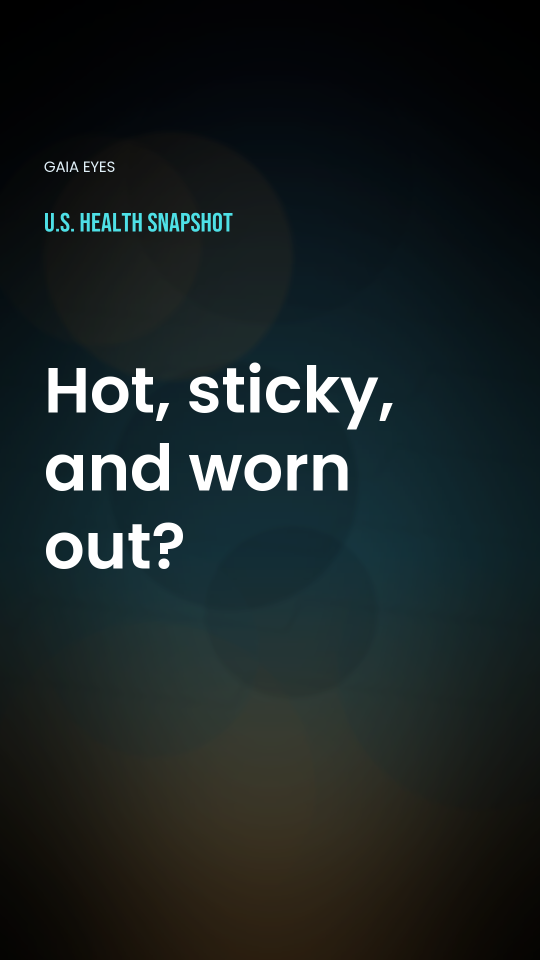
#> input picture tmp/public_signal_report/2026-07-22-us-human-v2-reel/slides/01-hook.png, 1080 x 1920 px (shown at 1/2 size)
$ python -i reel_renderer.py   (imports and definitions only)
#> lines starting #> are read from the running program, lines starting #| are printed output that depends on the picture
#> further down, picture is the input picture: PIL image 1080x1920 RGB; mean R, G, B 26.9, 35.5, 35.7
from __future__ import annotations

import argparse
import hashlib
import json
import re
import shutil
import subprocess
from datetime import datetime, timezone
from pathlib import Path
from typing import Any, Mapping, Sequence

from PIL import Image, ImageDraw, ImageEnhance, ImageFilter, ImageFont, ImageOps, ImageStat

from bots.social_alerts.preview_renderer import resolve_background_image


CANVAS = (1080, 1920)
SAFE_TEXT_BOX = (88, 520, 910, 1430)
SLIDE_DURATION_SECONDS = (2.8, 3.2, 3.2, 3.2, 3.6)
XFADE_SECONDS = 0.25
FPS = 30

SLIDE_SPECS = (
    ("hook", "U.S. HEALTH SNAPSHOT", "01-hook.png"),
    ("drivers", "WHAT MAY BE BEHIND IT", "02-drivers.png"),
    ("effects", "WHAT SOME MAY NOTICE", "03-effects.png"),
    ("where", "WHERE IT'S STRONGEST", "04-where.png"),
    ("summary", "TODAY'S BOTTOM LINE", "05-summary.png"),
)

BOOTSTRAP_BACKGROUNDS = (
    "bootstrap:social_alerts/migraine_pressure",
    "bootstrap:social_alerts/weather_pressure",
    "bootstrap:social_alerts/air_quality_haze",
    "bootstrap:social_alerts/nervous_system_static",
    "bootstrap:social_alerts/earthscope_cosmic",
)

FONT_DIR = Path(__file__).resolve().parents[1] / "earthscope_post" / "fonts"
DISPLAY_FONT = FONT_DIR / "BebasNeue.ttf"
BODY_FONT = FONT_DIR / "Poppins" / "Poppins-SemiBold.ttf"
BRAND_FONT = FONT_DIR / "Poppins" / "Poppins-Regular.ttf"
BRAND_FONT_SIZE = 44
LABEL_MAX_SIZE = 76
LABEL_MIN_SIZE = 62
SUMMARY_ROW_LABEL_SIZE = 44
DISPLAY_TRANSLATION = str.maketrans(
    {
        "\u2010": "-",
        "\u2011": "-",
        "\u2012": "-",
        "\u2013": "-",
        "\u2014": "-",
        "\u2212": "-",
    }
)


def _display_text(text: str) -> str:
    return text.translate(DISPLAY_TRANSLATION)


def _run(command: Sequence[str]) -> subprocess.CompletedProcess[str]:
    return subprocess.run(list(command), check=True, capture_output=True, text=True)


# [67 lines left out: functions _ffmpeg_executable, _read_bundle, _validate_input, _local_background, _background, not called in this run]


def _prepare_background(image: Image.Image) -> Image.Image:
    prepared = ImageOps.fit(image.convert("RGB"), CANVAS, method=Image.Resampling.LANCZOS)
    prepared = prepared.filter(ImageFilter.GaussianBlur(radius=5))
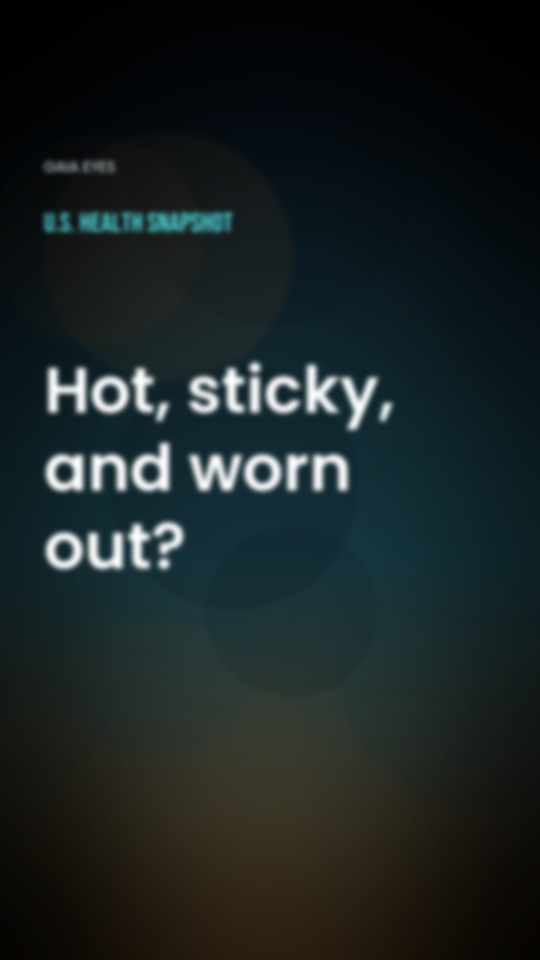
#> prepared: PIL image 1080x1920 RGB (shown at 1/2 size); mean R, G, B 26.9, 35.5, 35.7
    prepared = ImageEnhance.Color(prepared).enhance(0.92)
    prepared = ImageEnhance.Brightness(prepared).enhance(0.72)
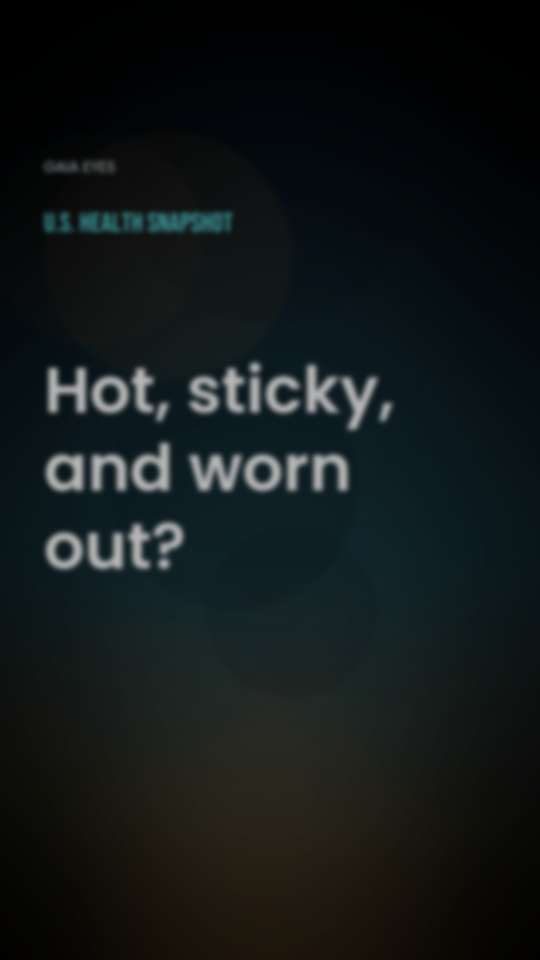
#> prepared: PIL image 1080x1920 RGB (shown at 1/2 size); mean R, G, B 18.9, 24.6, 24.7
    canvas = prepared.convert("RGBA")
    return Image.alpha_composite(canvas, Image.new("RGBA", CANVAS, (0, 0, 0, 58)))
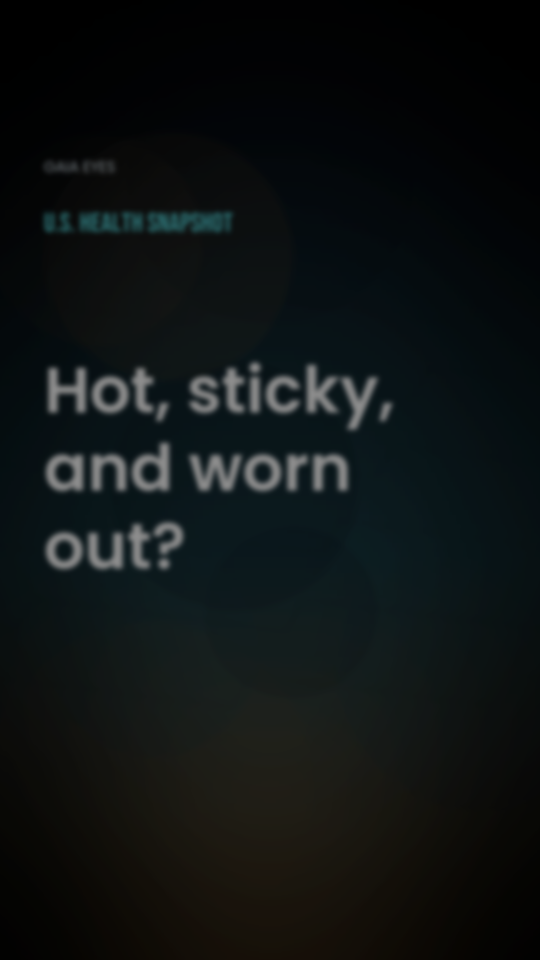
#> returned value: PIL image 1080x1920 RGBA (shown at 1/2 size); mean R, G, B, A 14.6, 19, 19.1, 255


# [557 lines left out: functions _font, _wrap, _fit_text, _fit_single_line_font, _text_bbox, _render_slide and 8 more, not called in this run]


# [2 lines not run here, left out]

>>> from PIL import Image
>>> picture = Image.open('../../tmp/public_signal_report/2026-07-22-us-human-v2-reel/slides/01-hook.png')
>>> result = _prepare_background(picture)

$ run again, on tmp/public_signal_report/2026-07-22-us-human-v2-reel/slides/02-where.png
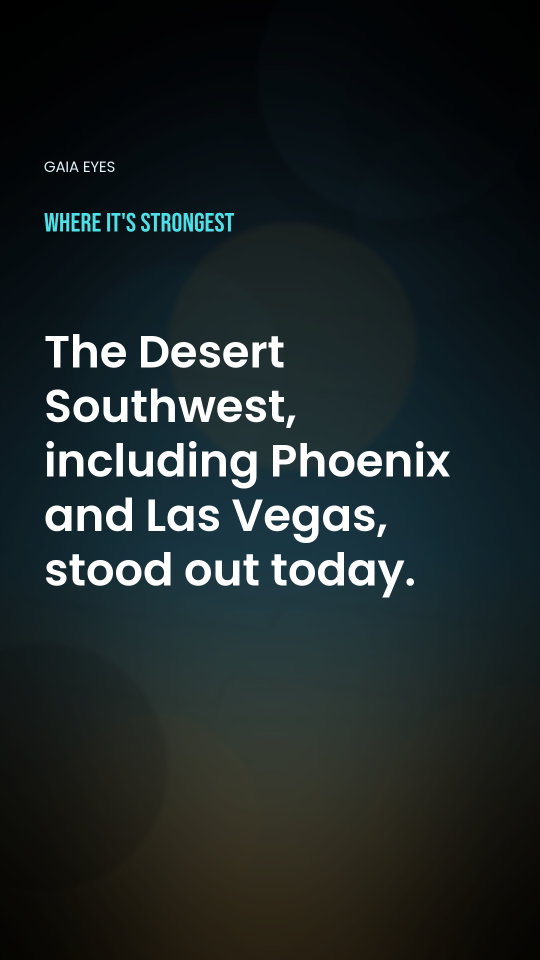
#> input picture tmp/public_signal_report/2026-07-22-us-human-v2-reel/slides/02-where.png, 1080 x 1920 px (shown at 1/2 size)
#> picture is the input picture: PIL image 1080x1920 RGB; mean R, G, B 30.8, 39.6, 40.2
#> in _prepare_background, `prepared = ImageEnhance.Brightness(prepared).enhance(0.72)`:
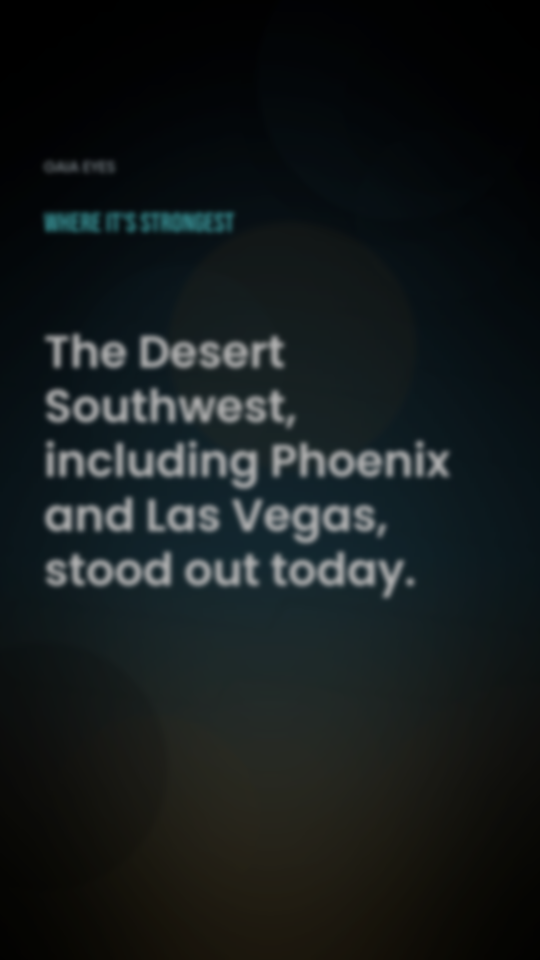
#> prepared: PIL image 1080x1920 RGB (shown at 1/2 size); mean R, G, B 21.7, 27.4, 27.9
#> in _prepare_background, `return Image.alpha_composite(canvas, Image.new("RGBA", CANVAS, (0, 0, ..`:
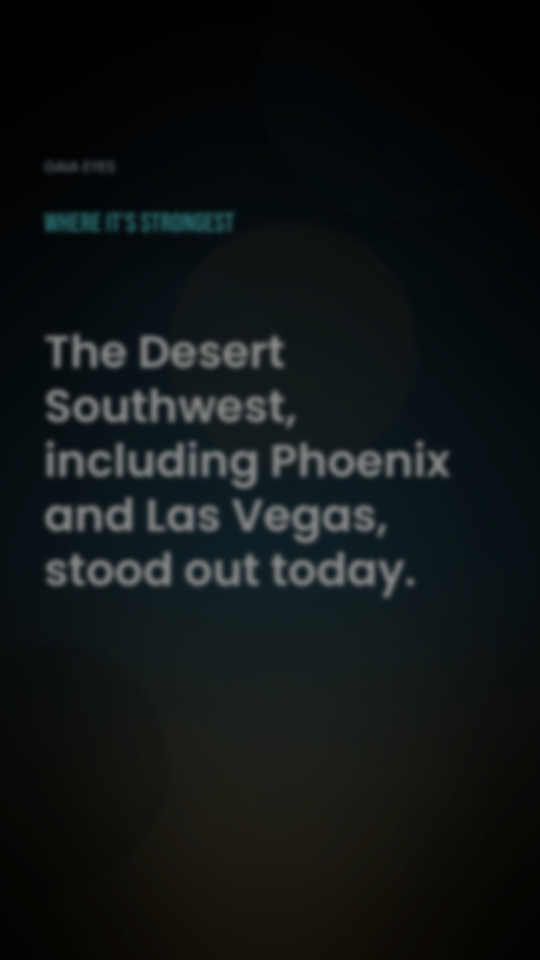
#> returned value: PIL image 1080x1920 RGBA (shown at 1/2 size); mean R, G, B, A 16.8, 21.2, 21.6, 255
